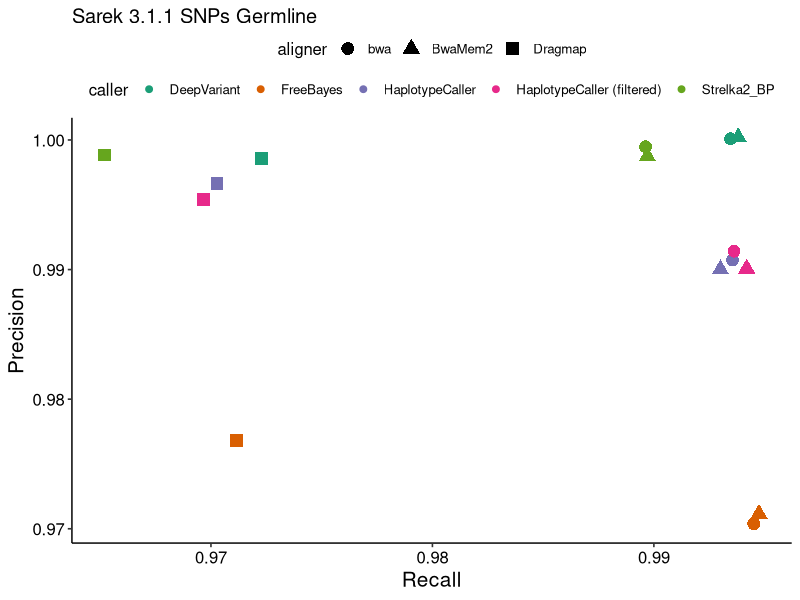
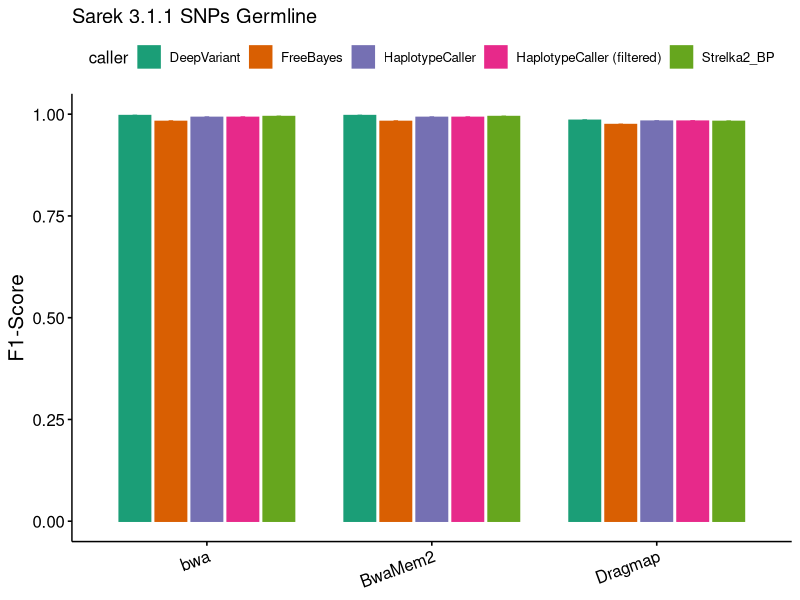
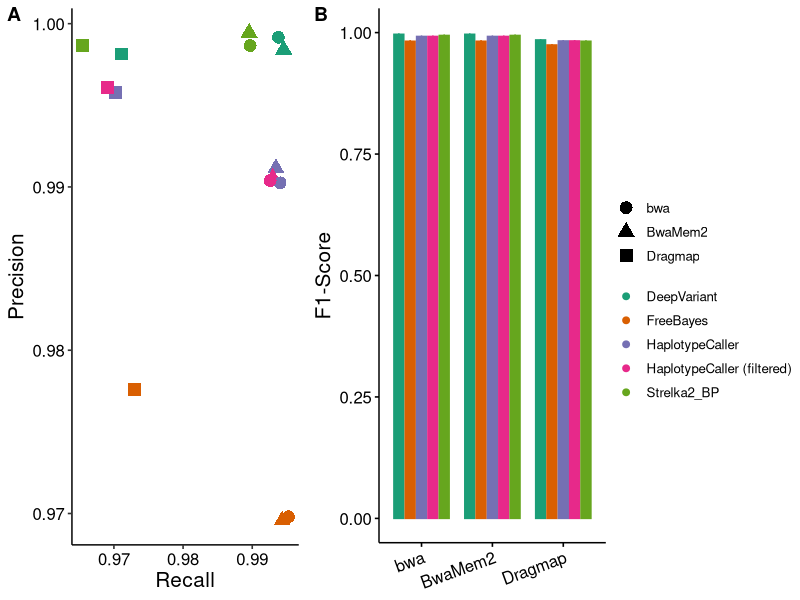
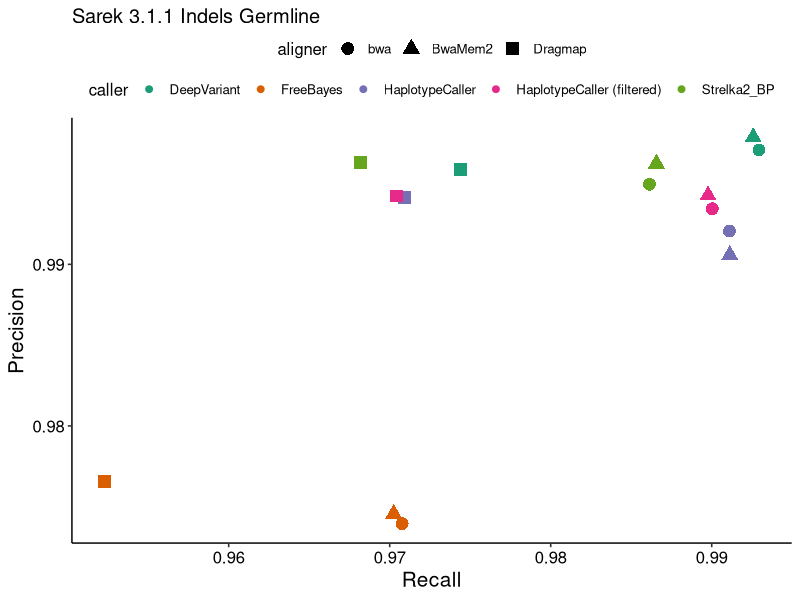
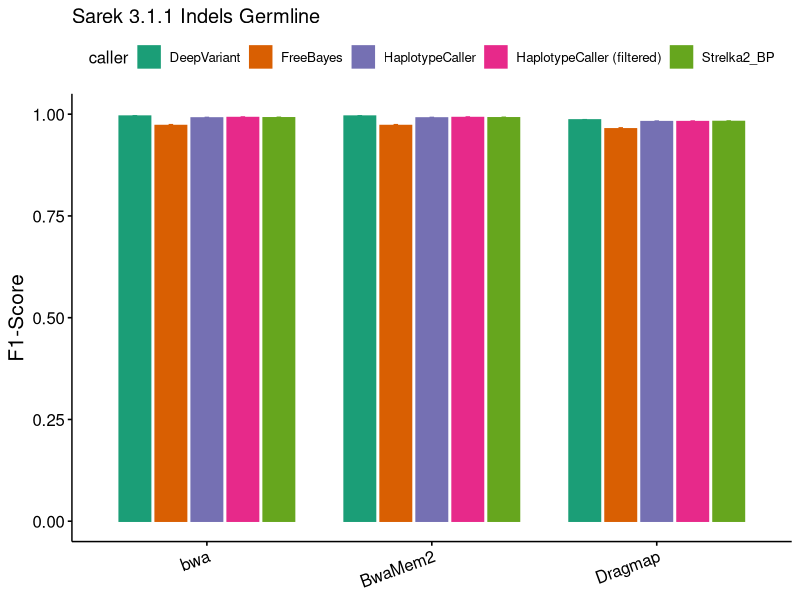
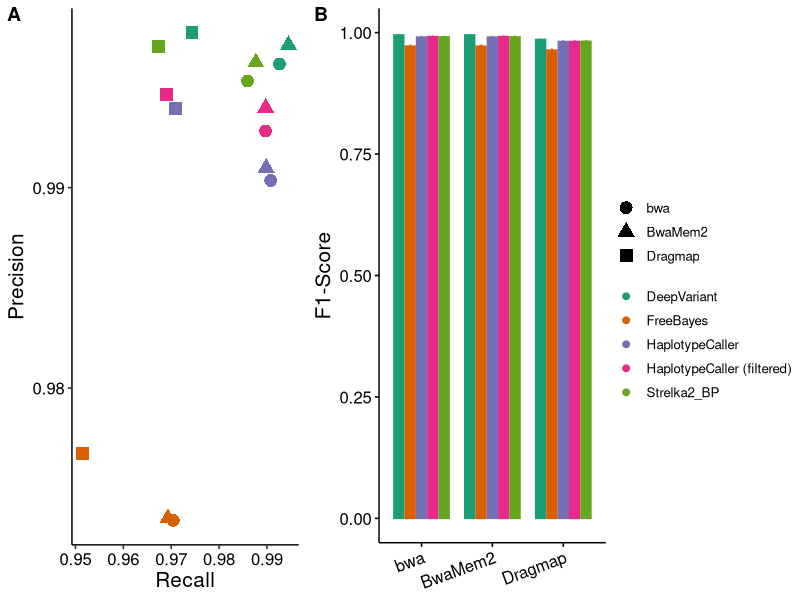
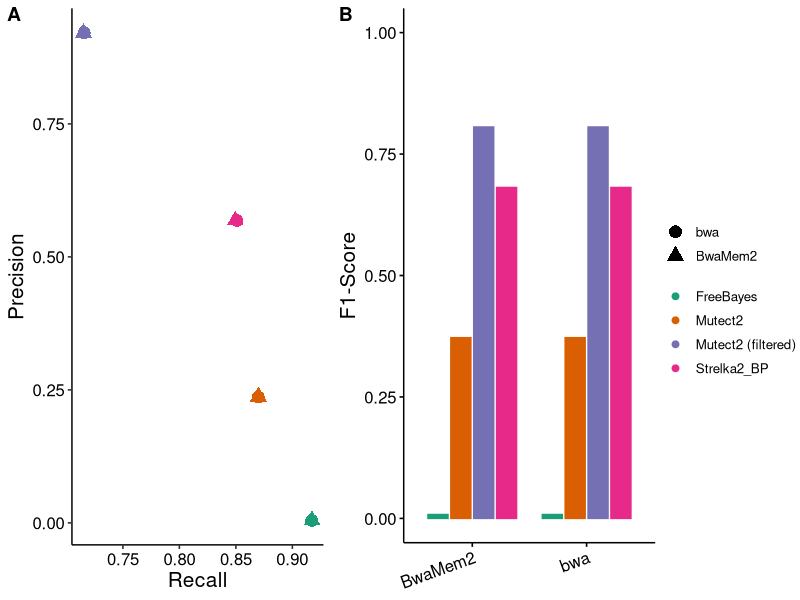
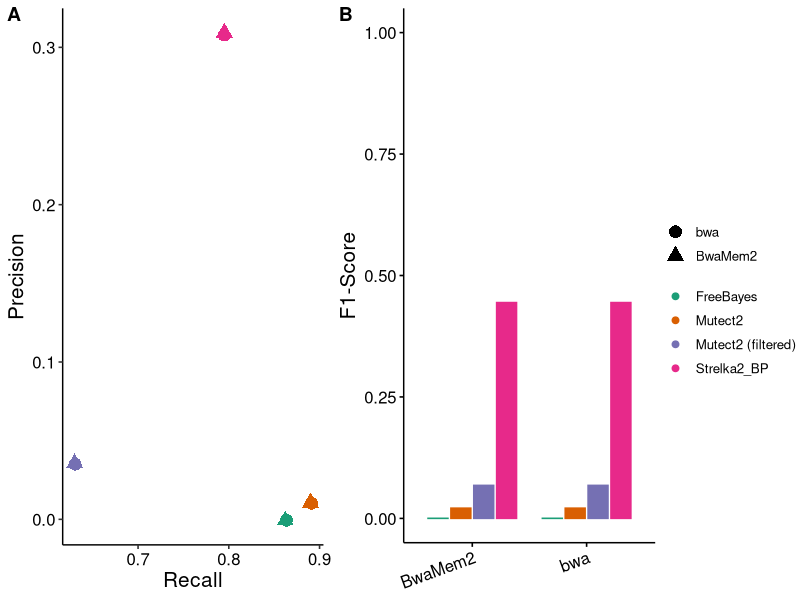

Source code (R) for these figures, in order:
## ---- chunk 1
knitr::opts_chunk$set(echo = TRUE)
# Import all R libraries
library(dplyr)
library(patchwork)
library(forcats)
library(ggplot2)
library(cowplot)
library(knitr)
library(kableExtra)
library(ggpubr)
library(viridisLite)

theme_set(theme_gray())
results_folder <- "results/functional/"
dir.create(results_folder)
## ---- chunk 2

my_palette = palette.colors(palette = "Dark2")

plot_scatter <- function (data, recall, precision, title, outputfile) {
    p <- ggplot(data, aes(!!!ensyms(x=recall, y=precision)), environment = environment()) +
          ggtitle(title) +
          geom_jitter(aes(color=caller, shape = aligner),size = 4, width = 0.001, height = 0.001) +
          theme_pubr() +
          guides(colour = guide_legend(override.aes = list(size=2, alpha = 1))) +
          theme(axis.text.x = element_text(size=12),
               axis.text.y = element_text(size=12),
               axis.title.y = element_text(size=15),
               axis.title.x = element_text(size=15),
               legend.position="top",  legend.box="vertical", legend.margin=margin()) +
          labs(x="Recall", y = "Precision") +
          scale_color_manual(values = my_palette)

    if(!is.na(outputfile)) {
      ggsave(plot=p, filename = paste0(results_folder,outputfile), device="png", width=10, height=10, units="cm")
    }
    return(p)

}

plot_score <- function(data, f1, title, outputfilename) {
  p <- ggbarplot(data, x="aligner", y = f1, fill = "caller", color = "caller", position=position_dodge(width = 0.8), title = title, add = "mean_sd")  +
    theme(axis.text.x = element_text(size=12, angle = 20, hjust=1),
          axis.text.y = element_text(size=12),
          axis.title.y = element_text(size=15),
          axis.title.x = element_blank()) +
    labs(y= "F1-Score") +
    scale_y_continuous(limits=seq(0,1)) +
    scale_fill_manual(values = my_palette) + scale_color_manual(values = my_palette)

  if(!is.na(outputfilename)){
    ggsave(plot=p, filename = paste0(results_folder,outputfilename), device="png", dpi = 600)
  }
  
  return(p)
}

plot_summary <- function(scatter, score, outputfilename){
  
  p <- ggpubr::ggarrange(scatter + labs(shape=NULL, colour=NULL, title=NULL), 
                        score + labs(title=NULL),
                        labels = c("A", "B"),
                        ncol=2, nrow=1, common.legend = T, legend = "right") 
  ggsave(plot=p, filename = paste0(results_folder, outputfilename), device="png", width = 25, height = 10, units = "cm")
  
  return(p)
}

## ---- chunk 3
data_30_germline <- read.table(file = "../data/functional/germline/sarek_30/merged_30_germline.csv", sep = ',', header = TRUE) %>%
        mutate('aligner' = case_when(
          grepl("dragmap", run) ~ "Dragmap",
          grepl("bwamem2", run) ~ "BwaMem2",
          grepl("bwa", run) ~ "bwa",
           TRUE ~ "other")) %>%
        mutate('caller' = case_when(
            grepl("strelka", run) ~ "Strelka2_BP",
            grepl("haplotypecaller", run) & !grepl("filtered", run) ~ "HaplotypeCaller",
            grepl("haplotypecaller_filtered", run) ~ "HaplotypeCaller (filtered)",
            grepl("freebayes", run) ~ "FreeBayes",
            grepl("deepvariant", run) ~ "DeepVariant",
             TRUE ~ "other")) %>%
      filter(Filter !='ALL') %>%
      mutate("version" = "sarek3")
## ---- chunk 4

data_30_germline_snps = data_30_germline %>% filter(Type !='INDEL')
data_30_germline_indels = data_30_germline %>% filter(Type !='SNP')

data_30_germline_mean <- data_30_germline %>%
                          group_by(aligner, caller, Type) %>%
                          summarise(across(METRIC.Recall, mean, .names = 'mean_recall'),
                                    across(METRIC.Recall, sd, .names = 'sd_recall'),
                                    across(METRIC.Precision, mean, .names = 'mean_precision'),
                                    across(METRIC.Precision, sd, .names = 'sd_precision'),
                                    across(METRIC.F1_Score, mean, .names = 'mean_f1'),
                                    across(METRIC.F1_Score, sd, .names = 'sd_f1'))

data_30_germline_mean_snps <- data_30_germline_mean %>% filter(Type !='INDEL') 
data_30_germline_mean_indels <- data_30_germline_mean %>% filter(Type !='SNP')
## ---- chunk 5
knitr::kable(data_30_germline_mean_snps) %>%
    kable_styling(bootstrap_options = c("striped", "hover", "condensed", "responsive")) %>%
    scroll_box(width = "100%")
## ---- chunk 6
knitr::kable(data_30_germline_mean_indels) %>%
    kable_styling(bootstrap_options = c("striped", "hover", "condensed", "responsive")) %>%
    scroll_box(width = "100%")
## ---- chunk 7
scatter_snps_germline <- plot_scatter(data_30_germline_mean_snps, "mean_recall", "mean_precision", "Sarek 3.1.1 SNPs Germline", "snps_prec_recall_30_germline.png")
score_snps_germline <- plot_score(data_30_germline_snps , 'METRIC.F1_Score', "Sarek 3.1.1 SNPs Germline", "snps_fscore_311_germline.png")
  
scatter_snps_germline
score_snps_germline

plot_summary(scatter_snps_germline, score_snps_germline, "germline_30_snps_summary.png")
## ---- chunk 8
scatter_indels_germline <- plot_scatter(data_30_germline_mean_indels, 'mean_recall', 'mean_precision', "Sarek 3.1.1 Indels Germline", "indels_prec_recall_30_germline.png")
score_indels_germline <- plot_score(data_30_germline_indels , 'METRIC.F1_Score', "Sarek 3.1.1 Indels Germline", "indels_fscore_311_germline.png")

scatter_indels_germline
score_indels_germline

plot_summary(scatter_indels_germline, score_indels_germline, "germline_30_indels_summary.png")
## ---- chunk 9
data_30_somatic <- read.table(file = "../data/functional/somatic/merged.txt", header = TRUE) %>%
        mutate('aligner' = case_when(
          grepl("dragmap", run) ~ "Dragmap",
          grepl("bwamem2", run) ~ "BwaMem2",
          grepl("bwa", run) ~ "bwa",
           TRUE ~ "other")) %>%
        mutate('caller' = case_when(
            grepl("strelka", run) ~ "Strelka2_BP",
            grepl("mutect2", run) & !grepl("filtered", run) ~ "Mutect2",
            grepl("mutect2_filtered", run) ~ "Mutect2 (filtered)",
            grepl("freebayes", run) ~ "FreeBayes",
             TRUE ~ "other")) %>%
        mutate('type' = case_when(
            grepl("SNV", run) ~ "SNV",
            grepl("INDEL", run) ~ "INDEL",
            TRUE ~ "other")) %>%
      mutate("version" = "sarek3")
# data_30_somatic <- read.table(file = "../data/functional/merged_30_trimmed.csv", sep = ',', header = TRUE) %>%
#         mutate('aligner' = case_when(
#           grepl("dragmap", run) ~ "Dragmap",
#           grepl("bwamem2", run) ~ "BwaMem2",
#           grepl("bwa", run) ~ "bwa",
#            TRUE ~ "other")) %>%
#         mutate('caller' = case_when(
#             grepl("strelka", run) ~ "Strelka2_BP",
#             grepl("mutect2", run) & !grepl("filtered", run) ~ "Mutect2",
#             grepl("mutect2_filtered", run) ~ "Mutect2 (filtered)",
#             grepl("freebayes", run) ~ "FreeBayes",
#              TRUE ~ "other")) %>%
#       filter(type !='records') %>%
#       mutate("f_score" = 2 * ((precision*recall)/(precision+recall))) %>%
#       mutate("version" = "sarek3")
# 
# data_27_somatic <- read.table(file = "../data/functional/merged_27.csv", sep = ',', header = TRUE) %>%
#         mutate('aligner' = case_when(
#           grepl("bwamem2", run) ~ "BwaMem2",
#           grepl("bwa", run) ~ "bwa",
#            TRUE ~ "other")) %>%
#         mutate('Variant caller' = case_when(
#             grepl("strelka_", run)  ~ "Strelka2",
#             grepl("strelkabp_", run)  ~ "Strelka2_BP",
#             grepl("mutect2", run) & !grepl("filtered", run) ~ "Mutect2",
#             grepl("mutect2_filtered", run) ~ "Mutect2 (filtered)",
#             grepl("freebayes", run) ~ "FreeBayes",
#              TRUE ~ "other")) %>%
#       filter(type !='records') %>%
#       mutate("f_score" = 2 * ((precision*recall)/(precision+recall)))%>%
#       mutate("version" = "sarek2")
## ---- chunk 10
data_snvs_30_somatic =  data_30_somatic %>% filter(type !='INDEL')
#data_snvs_27_somatic =  data_27_somatic %>% filter(type !='indels')

data_indels_30_somatic =  data_30_somatic %>% filter(type !='SNV')
#data_indels_27_somatic =  data_27_somatic %>% filter(type !='SNVs')
## ---- chunk 11
somatic_snvs_scatter <- plot_scatter(data_snvs_30_somatic, 'Sensitivity', 'Precision', "SNVs", "snvs_prec_recall_30_somatic.png")
somatic_snvs_fscore <- plot_score(data_snvs_30_somatic, 'F.measure', "Sarek 3.1.1 SNVS", "snvs_fscore_311_somatic.png")

plot_summary(somatic_snvs_scatter, somatic_snvs_fscore, "somatic_30_snvs_summary.png")
## ---- chunk 12

somatic_indels_scatter <- plot_scatter(data_indels_30_somatic, 'Sensitivity', 'Precision', "INDELs", "indels_prec_recall_30_somatic.png")
somatic_indels_fscore <- plot_score(data_indels_30_somatic, 'F.measure', "Sarek 3.1.1 INDELs", "indels_fscore_311_somatic.png")

plot_summary(somatic_indels_scatter, somatic_indels_fscore, "somatic_30_indels_summary.png")
## ---- chunk 13
installed.packages()[names(sessionInfo()$otherPkgs), "Version"]
